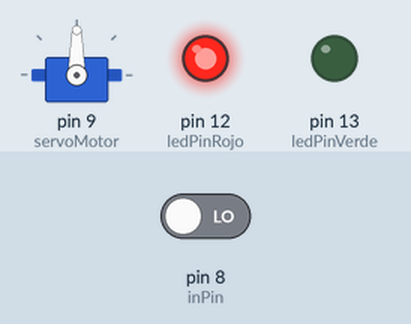
Recording of a sketch running on a simulated Arduino Uno, built with avr-gcc and run on an emulated ATmega328P. Parts: servo, output pins drawn as LEDs (lit = HIGH). The test bench sets the inputs (shaded band); at power-on: pin 8 (inPin) LOW.

Above: at 1.2 s.
1.3 s: pin 8 (inPin) driven HIGH
At 2.1 s:
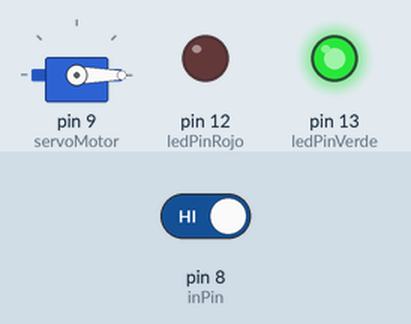
At 3.1 s:
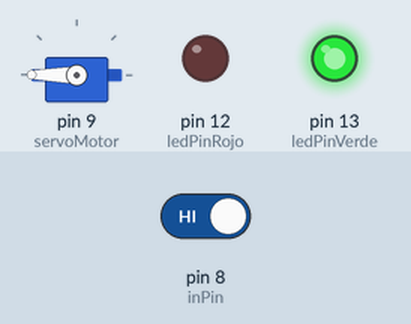
4.3 s: pin 8 (inPin) driven LOW
At 5.6 s:
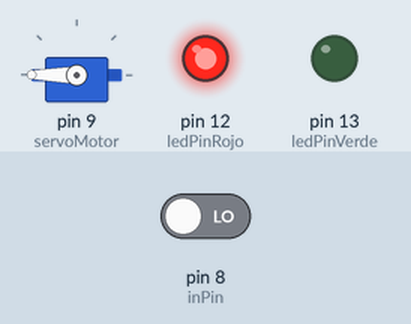
Timing chart, 0 to 7.3 s (numbered marks = the images above; inputs shaded):
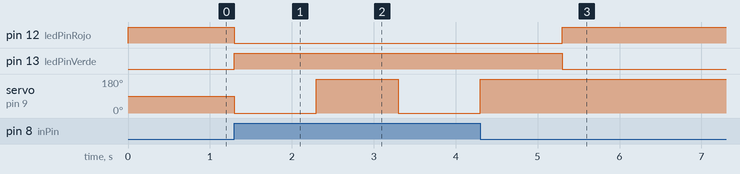

Measured:
- after the input at 1.3 s, pin 12 (ledPinRojo): HIGH → LOW at once; pin 13 (ledPinVerde): LOW → HIGH at once; servo on pin 9 (servoMotor): 90° → 0° at once, → 180° 1.0 s later, → 0° 1.0 s later
- after the input at 4.3 s, pin 12 (ledPinRojo): LOW → HIGH after 1.0 s; pin 13 (ledPinVerde): HIGH → LOW after 1.0 s; servo on pin 9 (servoMotor): goes on until 4.3 s, then stays 180°

The sketch:

toshu_p.ino
```cpp
#include <Servo.h>

int ledPinVerde = 13;
int inPin = 8;
int ledPinRojo = 12;
int val = 0;

Servo servoMotor;

void setup() {
  Serial.begin(9600);

  servoMotor.attach(9);
  pinMode(ledPinVerde, OUTPUT);
pinMode (ledPinRojo, OUTPUT);
  pinMode(inPin, INPUT);
}

void loop() {
val = digitalRead(inPin);
  if (val == 1) {
    digitalWrite(ledPinVerde, HIGH);
    digitalWrite(ledPinRojo, LOW);

    servoMotor.write(0);
    delay(1000);

    servoMotor.write(180);
    delay(1000);
  }
  if (val == 0) {
    digitalWrite(ledPinVerde, LOW);
    digitalWrite(ledPinRojo, HIGH);
  }
  }
```
